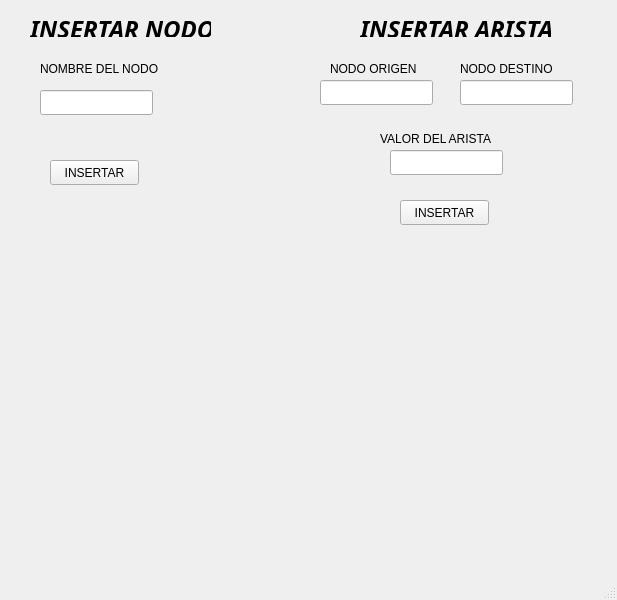
<?xml version="1.0" encoding="UTF-8"?>
<ui version="4.0">
 <class>MainWindow</class>
 <widget class="QMainWindow" name="MainWindow">
  <property name="geometry">
   <rect>
    <x>0</x>
    <y>0</y>
    <width>617</width>
    <height>600</height>
   </rect>
  </property>
  <property name="windowTitle">
   <string>MainWindow</string>
  </property>
  <widget class="QWidget" name="centralwidget">
   <widget class="QLabel" name="label">
    <property name="geometry">
     <rect>
      <x>30</x>
      <y>20</y>
      <width>181</width>
      <height>17</height>
     </rect>
    </property>
    <property name="font">
     <font>
      <family>Yrsa</family>
      <pointsize>18</pointsize>
      <weight>75</weight>
      <italic>true</italic>
      <bold>true</bold>
     </font>
    </property>
    <property name="text">
     <string>INSERTAR NODO</string>
    </property>
   </widget>
   <widget class="QLabel" name="label_2">
    <property name="geometry">
     <rect>
      <x>40</x>
      <y>60</y>
      <width>151</width>
      <height>17</height>
     </rect>
    </property>
    <property name="text">
     <string>NOMBRE DEL NODO</string>
    </property>
   </widget>
   <widget class="QPushButton" name="INodoBtn">
    <property name="geometry">
     <rect>
      <x>50</x>
      <y>160</y>
      <width>89</width>
      <height>25</height>
     </rect>
    </property>
    <property name="text">
     <string>INSERTAR</string>
    </property>
   </widget>
   <widget class="QLineEdit" name="NombreNodo">
    <property name="geometry">
     <rect>
      <x>40</x>
      <y>90</y>
      <width>113</width>
      <height>25</height>
     </rect>
    </property>
   </widget>
   <widget class="QLabel" name="label_3">
    <property name="geometry">
     <rect>
      <x>360</x>
      <y>20</y>
      <width>191</width>
      <height>17</height>
     </rect>
    </property>
    <property name="font">
     <font>
      <family>Yrsa</family>
      <pointsize>18</pointsize>
      <weight>75</weight>
      <italic>true</italic>
      <bold>true</bold>
     </font>
    </property>
    <property name="text">
     <string>INSERTAR ARISTA</string>
    </property>
   </widget>
   <widget class="QLabel" name="label_4">
    <property name="geometry">
     <rect>
      <x>330</x>
      <y>60</y>
      <width>111</width>
      <height>17</height>
     </rect>
    </property>
    <property name="text">
     <string>NODO ORIGEN</string>
    </property>
   </widget>
   <widget class="QLabel" name="label_5">
    <property name="geometry">
     <rect>
      <x>460</x>
      <y>60</y>
      <width>121</width>
      <height>17</height>
     </rect>
    </property>
    <property name="text">
     <string>NODO DESTINO</string>
    </property>
   </widget>
   <widget class="QLineEdit" name="NodoOrig">
    <property name="geometry">
     <rect>
      <x>320</x>
      <y>80</y>
      <width>113</width>
      <height>25</height>
     </rect>
    </property>
   </widget>
   <widget class="QLineEdit" name="NodoDest">
    <property name="geometry">
     <rect>
      <x>460</x>
      <y>80</y>
      <width>113</width>
      <height>25</height>
     </rect>
    </property>
   </widget>
   <widget class="QLabel" name="label_6">
    <property name="geometry">
     <rect>
      <x>380</x>
      <y>130</y>
      <width>131</width>
      <height>17</height>
     </rect>
    </property>
    <property name="text">
     <string>VALOR DEL ARISTA</string>
    </property>
   </widget>
   <widget class="QLineEdit" name="AristValor">
    <property name="geometry">
     <rect>
      <x>390</x>
      <y>150</y>
      <width>113</width>
      <height>25</height>
     </rect>
    </property>
   </widget>
   <widget class="QPushButton" name="IAristaBtn">
    <property name="geometry">
     <rect>
      <x>400</x>
      <y>200</y>
      <width>89</width>
      <height>25</height>
     </rect>
    </property>
    <property name="text">
     <string>INSERTAR</string>
    </property>
   </widget>
  </widget>
  <widget class="QMenuBar" name="menubar">
   <property name="geometry">
    <rect>
     <x>0</x>
     <y>0</y>
     <width>617</width>
     <height>22</height>
    </rect>
   </property>
  </widget>
  <widget class="QStatusBar" name="statusbar"/>
 </widget>
 <resources/>
 <connections/>
</ui>
